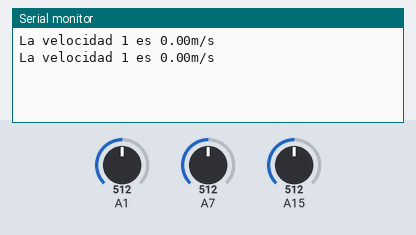
The sketch below on a simulated Arduino Mega 2560, built with avr-gcc and run on an emulated ATmega2560. On the bench: the last lines printed to the serial monitor. Inputs (shaded band) come from the test bench; at power-on: A15 = 512, A1 = 512, A7 = 512.

Above: at 1.2 s.
1.3 s: A15 set to 716
At 2.6 s:
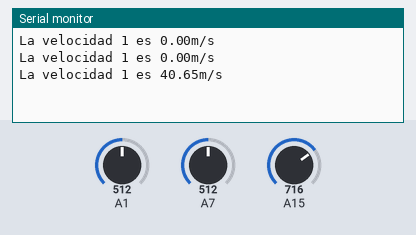
2.8 s: A15 set to 900
At 3.8 s:
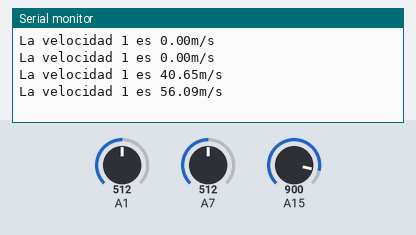
Timing chart, 0 to 5.8 s (numbered marks = the images above; inputs shaded):
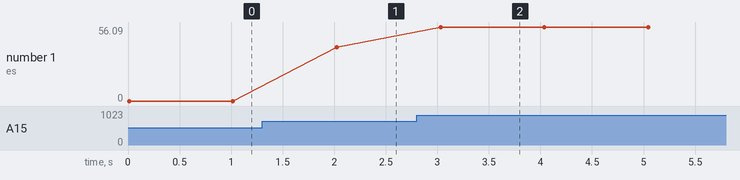

Measured:
- after the input at 1.3 s, the serial monitor: prints a new line after 0.72 s (image 1)
- after the input at 2.8 s, the serial monitor: prints a new line after 0.23 s (image 2)
- plotted number 1: 0 → 40.65 after the input at 1.3 s, 40.65 → 56.09 after the input at 2.8 s

The sketch:

prueba_sensores_viento.ino
```cpp
//se utilizó este programa para probar los sensores de pitot en etapa de pruebas.
//Routine for calculating the velocity from
//a pitot tube and MPXV7002DP pressure differential sensor

float V_0 = 4.98; // supply voltage to the pressure sensor
float rho = 1.204; // density of air

// parameters for averaging and offset
int offset1 = 0;
int offset2 = 0;
int offset3 = 0;
int offset_size = 10;
int veloc_mean_size = 20;
int zero_span = 2;

// setup and calculate offset
void setup() {
  Serial.begin(9600);
  for (int ii=0;ii<offset_size;ii++){
    offset1 += analogRead(A15)-(1023/2);
  }
   for (int ii=0;ii<offset_size;ii++){
    offset2 += analogRead(A1)-(1023/2);
  }
  for (int ii=0;ii<offset_size;ii++){
    offset3 += analogRead(A7)-(1023/2);
  }
  offset1 /= offset_size;
  offset2 /= offset_size;
  offset3 /= offset_size;
}

void loop() {
  float adc_avg1 = 0; float veloc1 = 0.0;
  float adc_avg2 = 0; float veloc2 = 0.0;
  float adc_avg3 = 0; float veloc3 = 0.0;

// average a few ADC readings for stability
  for (int ii=0;ii<veloc_mean_size;ii++){
    adc_avg1+= analogRead(A15)-offset1;
    adc_avg2+= analogRead(A1)-offset2;
    adc_avg2+= analogRead(A7)-offset3;
  }
  adc_avg1/=veloc_mean_size;
  adc_avg2/=veloc_mean_size;
  adc_avg3/=veloc_mean_size;

  // make sure if the ADC reads below 512, then we equate it to a negative velocity
  if (adc_avg1>512-zero_span and adc_avg1<512+zero_span){
  } else{
    if (adc_avg1<512){
      veloc1 = -sqrt((-10000.0*((adc_avg1/1023.0)-0.5))/rho);
    } else{
      veloc1 = sqrt((10000.0*((adc_avg1/1023.0)-0.5))/rho);
    }
  }
  /*
  // make sure if the ADC reads below 512, then we equate it to a negative velocity
  if (adc_avg2>512-zero_span and adc_avg2<512+zero_span){
  } else{
    if (adc_avg2<512){
      veloc2 = -sqrt((-10000.0*((adc_avg2/1023.0)-0.5))/rho);
    } else{
      veloc2 = sqrt((10000.0*((adc_avg2/1023.0)-0.5))/rho);
    }
  }
  */
  // make sure if the ADC reads below 512, then we equate it to a negative velocity
 /*
  if (adc_avg3>512-zero_span and adc_avg3<512+zero_span){
  } else{
    if (adc_avg3<512){
      veloc3 = -sqrt((-10000.0*((adc_avg3/1023.0)-0.5))/rho);
    } else{
      veloc3 = sqrt((10000.0*((adc_avg3/1023.0)-0.5))/rho);
    }
  }
  */
//Serial.println((String) "La velocidad 1 es " + veloc1 + "m/s la velocidad 2 es:" + veloc2 + "m/s");
  Serial.println((String) "La velocidad 1 es " + veloc1 + "m/s");
  delay(1000); // delay for stability
}
```
